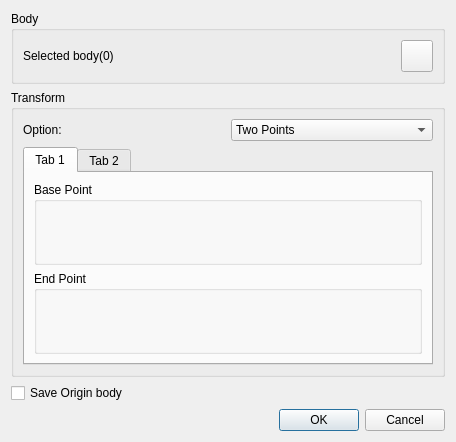
<?xml version="1.0" encoding="UTF-8"?>
<ui version="4.0">
 <class>MoveFeatureDialog</class>
 <widget class="QDialog" name="MoveFeatureDialog">
  <property name="geometry">
   <rect>
    <x>0</x>
    <y>0</y>
    <width>456</width>
    <height>399</height>
   </rect>
  </property>
  <property name="windowTitle">
   <string>Move Feature</string>
  </property>
  <layout class="QGridLayout" name="gridLayout_8">
   <item row="0" column="0">
    <widget class="QGroupBox" name="groupBox">
     <property name="title">
      <string>Body</string>
     </property>
     <layout class="QGridLayout" name="gridLayout">
      <item row="0" column="0">
       <widget class="QLabel" name="edgelabel">
        <property name="text">
         <string>Selected body(0)</string>
        </property>
       </widget>
      </item>
      <item row="0" column="1">
       <widget class="QPushButton" name="geoSelectSurface">
        <property name="sizePolicy">
         <sizepolicy hsizetype="Minimum" vsizetype="Minimum">
          <horstretch>0</horstretch>
          <verstretch>0</verstretch>
         </sizepolicy>
        </property>
        <property name="minimumSize">
         <size>
          <width>32</width>
          <height>32</height>
         </size>
        </property>
        <property name="maximumSize">
         <size>
          <width>32</width>
          <height>32</height>
         </size>
        </property>
        <property name="styleSheet">
         <string notr="true">background-image: url(:/QUI/geometry/selectface.png);</string>
        </property>
        <property name="text">
         <string/>
        </property>
        <property name="checkable">
         <bool>true</bool>
        </property>
       </widget>
      </item>
     </layout>
    </widget>
   </item>
   <item row="1" column="0">
    <widget class="QGroupBox" name="groupBox_2">
     <property name="title">
      <string>Transform</string>
     </property>
     <layout class="QGridLayout" name="gridLayout_7">
      <item row="0" column="0">
       <layout class="QHBoxLayout" name="horizontalLayout">
        <item>
         <widget class="QLabel" name="label">
          <property name="text">
           <string>Option:</string>
          </property>
         </widget>
        </item>
        <item>
         <widget class="QComboBox" name="comboBoxOption">
          <item>
           <property name="text">
            <string>Two Points</string>
           </property>
          </item>
          <item>
           <property name="text">
            <string>Distance</string>
           </property>
          </item>
         </widget>
        </item>
       </layout>
      </item>
      <item row="1" column="0">
       <widget class="QTabWidget" name="tabWidget">
        <property name="currentIndex">
         <number>0</number>
        </property>
        <widget class="QWidget" name="tab">
         <attribute name="title">
          <string>Tab 1</string>
         </attribute>
         <layout class="QGridLayout" name="gridLayout_6">
          <item row="0" column="0">
           <widget class="QGroupBox" name="groupBox_3">
            <property name="title">
             <string>Base Point</string>
            </property>
            <layout class="QGridLayout" name="gridLayout_2">
             <property name="leftMargin">
              <number>0</number>
             </property>
             <property name="rightMargin">
              <number>0</number>
             </property>
             <item row="0" column="0">
              <layout class="QVBoxLayout" name="baseLayout"/>
             </item>
            </layout>
           </widget>
          </item>
          <item row="1" column="0">
           <widget class="QGroupBox" name="groupBox_4">
            <property name="title">
             <string>End Point</string>
            </property>
            <layout class="QGridLayout" name="gridLayout_3">
             <property name="leftMargin">
              <number>0</number>
             </property>
             <property name="rightMargin">
              <number>0</number>
             </property>
             <item row="0" column="0">
              <layout class="QVBoxLayout" name="endLayout"/>
             </item>
            </layout>
           </widget>
          </item>
         </layout>
        </widget>
        <widget class="QWidget" name="tab_2">
         <attribute name="title">
          <string>Tab 2</string>
         </attribute>
         <layout class="QGridLayout" name="gridLayout_5">
          <item row="0" column="0">
           <layout class="QHBoxLayout" name="horizontalLayout_3">
            <item>
             <widget class="QLabel" name="label_3">
              <property name="text">
               <string>Length:</string>
              </property>
             </widget>
            </item>
            <item>
             <widget class="QLineEdit" name="lineEditLength">
              <property name="text">
               <string>10.00</string>
              </property>
             </widget>
            </item>
           </layout>
          </item>
          <item row="1" column="0">
           <widget class="QGroupBox" name="groupBox_5">
            <property name="title">
             <string>Direction</string>
            </property>
            <layout class="QGridLayout" name="gridLayout_4">
             <item row="2" column="0">
              <layout class="QHBoxLayout" name="horizontalLayout_5">
               <item>
                <widget class="QDoubleSpinBox" name="doubleSpinBoxX">
                 <property name="minimum">
                  <double>-1000.000000000000000</double>
                 </property>
                 <property name="maximum">
                  <double>1000.000000000000000</double>
                 </property>
                </widget>
               </item>
               <item>
                <widget class="QDoubleSpinBox" name="doubleSpinBoxY">
                 <property name="minimum">
                  <double>-1000.000000000000000</double>
                 </property>
                 <property name="maximum">
                  <double>1000.000000000000000</double>
                 </property>
                </widget>
               </item>
               <item>
                <widget class="QDoubleSpinBox" name="doubleSpinBoxZ">
                 <property name="minimum">
                  <double>-1000.000000000000000</double>
                 </property>
                 <property name="maximum">
                  <double>1000.000000000000000</double>
                 </property>
                 <property name="value">
                  <double>1.000000000000000</double>
                 </property>
                </widget>
               </item>
              </layout>
             </item>
             <item row="0" column="0">
              <layout class="QHBoxLayout" name="horizontalLayout_4">
               <item>
                <widget class="QRadioButton" name="radioButtonX">
                 <property name="text">
                  <string>X axis</string>
                 </property>
                </widget>
               </item>
               <item>
                <widget class="QRadioButton" name="radioButtonY">
                 <property name="text">
                  <string>Y axis</string>
                 </property>
                </widget>
               </item>
               <item>
                <widget class="QRadioButton" name="radioButtonZ">
                 <property name="text">
                  <string>Z axis</string>
                 </property>
                 <property name="checked">
                  <bool>true</bool>
                 </property>
                </widget>
               </item>
              </layout>
             </item>
             <item row="1" column="0">
              <widget class="QRadioButton" name="radioButtonUser">
               <property name="text">
                <string>User define</string>
               </property>
              </widget>
             </item>
             <item row="3" column="0">
              <widget class="QCheckBox" name="checkBoxReverse">
               <property name="text">
                <string>Reverse</string>
               </property>
              </widget>
             </item>
            </layout>
           </widget>
          </item>
          <item row="2" column="0">
           <spacer name="verticalSpacer">
            <property name="orientation">
             <enum>Qt::Vertical</enum>
            </property>
            <property name="sizeHint" stdset="0">
             <size>
              <width>20</width>
              <height>40</height>
             </size>
            </property>
           </spacer>
          </item>
         </layout>
        </widget>
       </widget>
      </item>
     </layout>
    </widget>
   </item>
   <item row="2" column="0">
    <widget class="QCheckBox" name="checkBoxSaveOrigin">
     <property name="text">
      <string>Save Origin body</string>
     </property>
     <property name="checked">
      <bool>false</bool>
     </property>
    </widget>
   </item>
   <item row="3" column="0">
    <widget class="QDialogButtonBox" name="buttonBox">
     <property name="orientation">
      <enum>Qt::Horizontal</enum>
     </property>
     <property name="standardButtons">
      <set>QDialogButtonBox::Cancel|QDialogButtonBox::Ok</set>
     </property>
    </widget>
   </item>
  </layout>
 </widget>
 <resources>
  <include location="../qrc/qianfan.qrc"/>
 </resources>
 <connections>
  <connection>
   <sender>buttonBox</sender>
   <signal>accepted()</signal>
   <receiver>MoveFeatureDialog</receiver>
   <slot>accept()</slot>
   <hints>
    <hint type="sourcelabel">
     <x>248</x>
     <y>254</y>
    </hint>
    <hint type="destinationlabel">
     <x>157</x>
     <y>274</y>
    </hint>
   </hints>
  </connection>
  <connection>
   <sender>buttonBox</sender>
   <signal>rejected()</signal>
   <receiver>MoveFeatureDialog</receiver>
   <slot>reject()</slot>
   <hints>
    <hint type="sourcelabel">
     <x>316</x>
     <y>260</y>
    </hint>
    <hint type="destinationlabel">
     <x>286</x>
     <y>274</y>
    </hint>
   </hints>
  </connection>
 </connections>
</ui>
